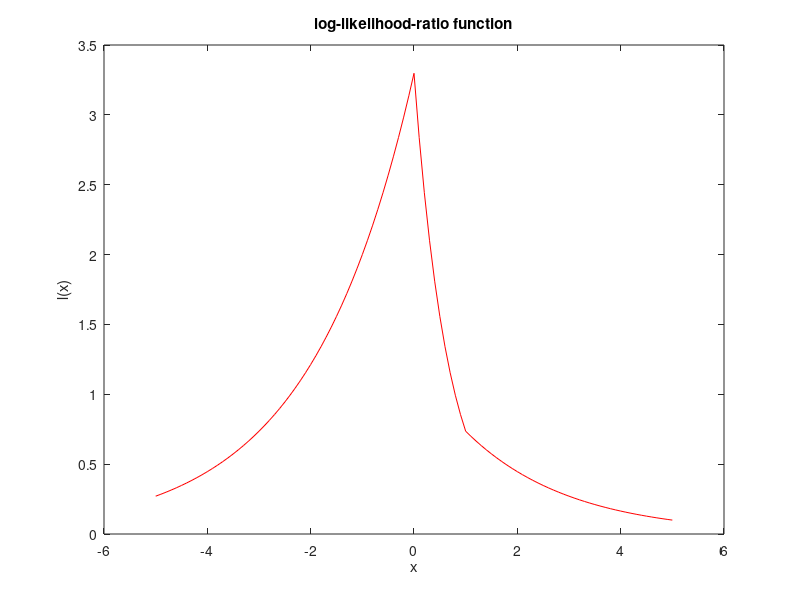

This chart was generated by the following MATLAB code:
clc;
clear all;
x=(-5:0.1:5);
fx=2*exp(-abs(x)+0.5*abs(x-1));
plot(x,fx,'r'), xlabel('x'),ylabel('l(x)'),title('log-likelihood-ratio function')